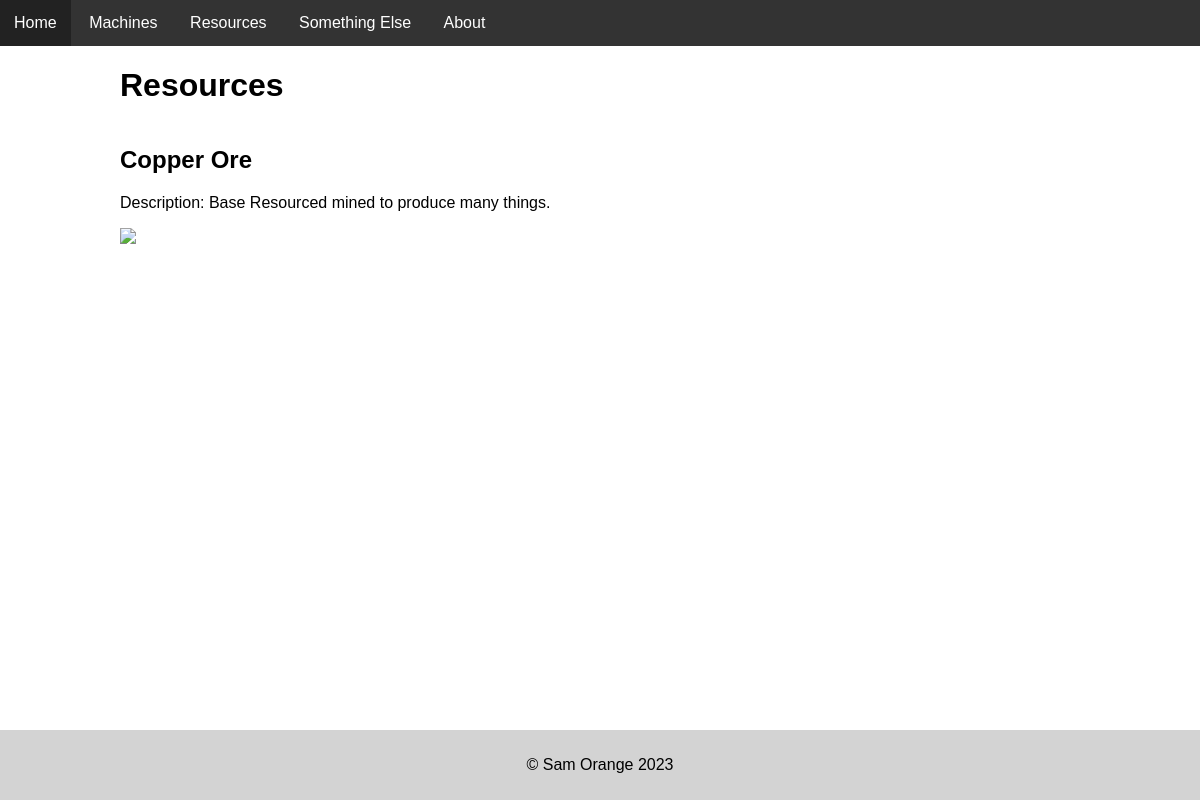
The page /resources/9 on the database its author committed.
### tables this page shows
CREATE TABLE Resource (id INTEGER PRIMARY KEY AUTOINCREMENT, name TEXT UNIQUE, description TEXT, picture TEXT);

### routes.py (the view)
@app.route("/resources/<int:id>")
def resource(id):
    conn = get_db_connection()
    cur = conn.cursor()
    cur.execute("SELECT * FROM Resource WHERE id=?",(id,))
    data = cur.fetchone()
    return render_template('resources.html', title="Resources", resource=data,)

### routes.py (called while the page is built)
def get_db_connection():
    BASE_DIR = os.path.dirname(os.path.abspath(__file__))
    db_path = os.path.join(BASE_DIR, "project.db")
    conn = sqlite3.connect(db_path)
    return conn

### templates/resources.html
{% extends "base.html" %}
{% block content %}
<H2>{{resource[1]}}</H2>
<p>Description: {{resource[2]}}</p>
<img src="{{resource[3]}}">
{% endblock %}

### static/css/main.css (style rules this page uses)
body { font-family: new-order, sans-serif; font-weight: 400; font-style: normal; margin: 0px; min-height: 100vh; display: flex; flex-direction: column;' rotate: 1deg;' }

### rows shown on the page
Resource: name "Copper Ore", description "Base Resourced mined to produce many things."

### other values the page prints
{{ title }} "Resources"
